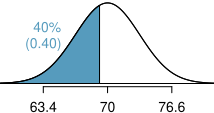

Recreate this plot in R.
library(openintro)
data(COL)

myPDF('height40Perc.pdf', 2.15, 1.13,
      mar = c(1.31, 0, 0.01, 0),
      mgp = c(3, 0.45, 0))
X <- seq(-4, 4, 0.01)
Y <- dnorm(X)
plot(X, Y,
     type = 'l',
     axes = FALSE,
     xlim = c(-3.1, 3.1))
axis(1,
     at = c(-2, 0, 2),
     labels = round(70 + 3.3 * c(-2, 0, 2), 2),
     cex.axis = 0.8)
these <- which(X <= -0.25)
polygon(c(X[these[1]], X[these], X[rev(these)[1]]),
        c(0, Y[these], 0),
        col = COL[1])

text(-2, 0.24, '  40%\n(0.40)', cex = 0.8, col = COL[1])

lines(X, Y)
abline(h = 0)

dev.off()
